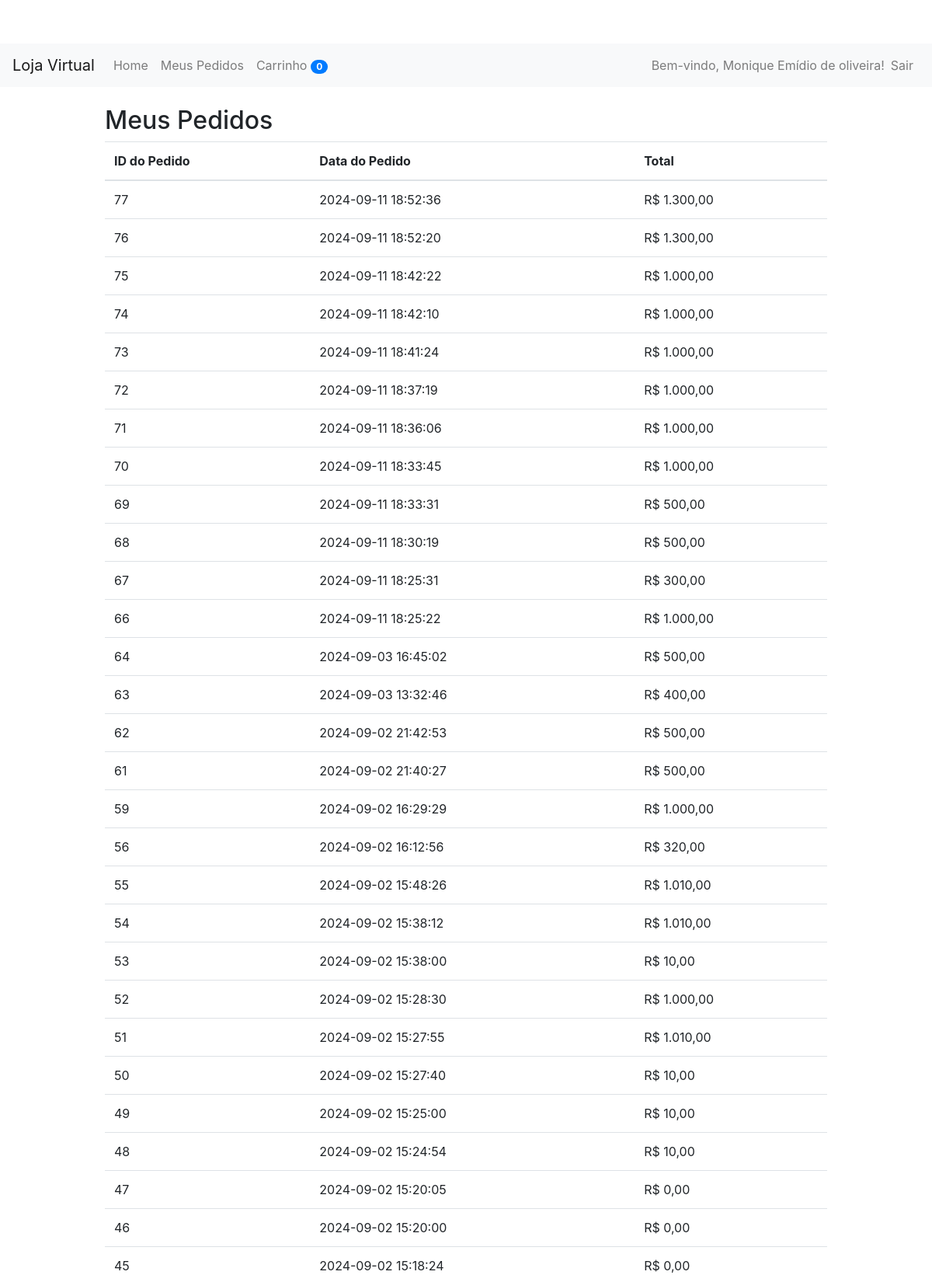
/meus_pedidos.php (signed in, upper part), run on the app's committed database.
### tables this page shows
CREATE TABLE `pedidos` (
  `id` int(11) NOT NULL,
  `usuario_id` int(11) DEFAULT NULL,
  `total` decimal(10,2) DEFAULT NULL,
  `status` varchar(50) DEFAULT 'Pendente',
  `data_pedido` timestamp NOT NULL DEFAULT current_timestamp()
);

### meus_pedidos.php (the view, shortened to what this page needs)
<?php
include 'db_connect.php';
$user_id = $_SESSION['usuario_id'];
$sql = "SELECT * FROM pedidos WHERE usuario_id = ? ORDER BY data_pedido DESC";
$stmt = $conn->prepare($sql);
$stmt->bind_param("i", $user_id);
$stmt->execute();
$result = $stmt->get_result();
?>
<!DOCTYPE html>
<html lang="pt-br">
<head>
    <link href="https://stackpath.bootstrapcdn.com/bootstrap/4.5.2/css/bootstrap.min.css" rel="stylesheet">
    <link rel="stylesheet" href="styles.css">
</head>
<body>
<?php include 'header.php'; ?>
<div class="container mt-4">
    <h2>Meus Pedidos</h2>
    <?php if ($result->num_rows > 0): ?>
        <table class="table">
            <thead>
                <tr>
                    <th>ID do Pedido</th>
                    <th>Data do Pedido</th>
                    <th>Total</th>
                </tr>
            </thead>
            <tbody>
                <?php while ($pedido = $result->fetch_assoc()): ?>
                    <tr>
                        <td><?php echo htmlspecialchars($pedido['id']); ?></td>
                        <td><?php echo htmlspecialchars($pedido['data_pedido']); ?></td>
                        <td>R$ <?php echo number_format($pedido['total'], 2, ',', '.'); ?></td>
                    </tr>
                <?php endwhile; ?>
            </tbody>
        </table>
    <?php else: ?>
        <p>Você ainda não fez nenhum pedido.</p>
    <?php endif; ?>
</div>
</body>
</html>

### styles.css (style rules this page uses)
body { padding-top: 56px; }
.container { max-width: 960px; }

### data on the page
pedidos: id "77", data_pedido "2024-09-11 18:52:36", total "1.300,00"
pedidos: id "76", data_pedido "2024-09-11 18:52:20", total "1.300,00"
pedidos: id "75", data_pedido "2024-09-11 18:42:22", total "1.000,00"
pedidos: id "74", data_pedido "2024-09-11 18:42:10", total "1.000,00"
pedidos: id "73", data_pedido "2024-09-11 18:41:24", total "1.000,00"
pedidos: id "72", data_pedido "2024-09-11 18:37:19", total "1.000,00"
pedidos: id "71", data_pedido "2024-09-11 18:36:06", total "1.000,00"
pedidos: id "70", data_pedido "2024-09-11 18:33:45", total "1.000,00"
pedidos: id "69", data_pedido "2024-09-11 18:33:31", total "500,00"
pedidos: id "68", data_pedido "2024-09-11 18:30:19", total "500,00"
pedidos: id "67", data_pedido "2024-09-11 18:25:31", total "300,00"
pedidos: id "66", data_pedido "2024-09-11 18:25:22", total "1.000,00"
pedidos: id "64", data_pedido "2024-09-03 16:45:02", total "500,00"
pedidos: id "63", data_pedido "2024-09-03 13:32:46", total "400,00"
pedidos: id "62", data_pedido "2024-09-02 21:42:53", total "500,00"
pedidos: id "61", data_pedido "2024-09-02 21:40:27", total "500,00"
pedidos: id "59", data_pedido "2024-09-02 16:29:29", total "1.000,00"
pedidos: id "56", data_pedido "2024-09-02 16:12:56", total "320,00"
pedidos: id "55", data_pedido "2024-09-02 15:48:26", total "1.010,00"
pedidos: id "54", data_pedido "2024-09-02 15:38:12", total "1.010,00"
pedidos: id "53", data_pedido "2024-09-02 15:38:00", total "10,00"
pedidos: id "52", data_pedido "2024-09-02 15:28:30", total "1.000,00"
pedidos: id "51", data_pedido "2024-09-02 15:27:55", total "1.010,00"
pedidos: id "50", data_pedido "2024-09-02 15:27:40", total "10,00"
pedidos: id "49", data_pedido "2024-09-02 15:25:00", total "10,00"
pedidos: id "48", data_pedido "2024-09-02 15:24:54", total "10,00"
pedidos: id "47", data_pedido "2024-09-02 15:20:05", total "0,00"
pedidos: id "46", data_pedido "2024-09-02 15:20:00", total "0,00"
pedidos: id "45", data_pedido "2024-09-02 15:18:24", total "0,00"

### other printed values
$cart_count "0"
$_SESSION['user_name'] "Monique Emídio de oliveira"
